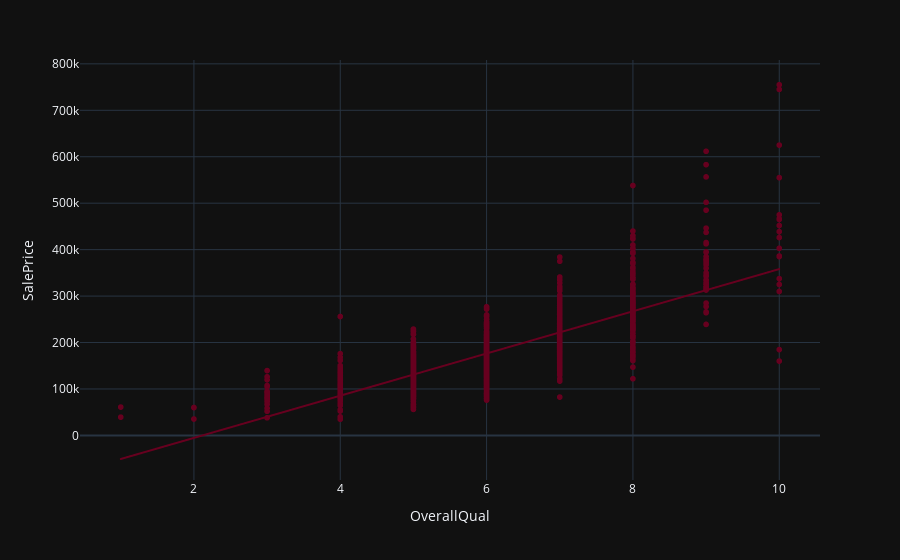

Notebook code cell kept with this figure:
### Markdown cell above
### **Regression plot of each correlated feature with predictor**

### Code cell
px.scatter(train,'OverallQual','SalePrice',trendline='ols',color_discrete_sequence=px.colors.diverging.RdBu).update_layout(template='plotly_dark')

### Figure 1 — Plotly figure (JSON) as saved in the notebook; plotly's stock layout.template omitted (floating-point values rounded to 4 significant figures; data arrays with more than 128 entries replaced by an {"elided": "..."} marker saying what was removed)
{"data": [{"hovertemplate": "OverallQual=%{x}<br>SalePrice=%{y}<extra></extra>", "legendgroup": "", "marker": {"color": "rgb(103,0,31)", "symbol": "circle"}, "mode": "markers", "name": "", "showlegend": false, "type": "scattergl", "x": {"elided": "1460 int values"}, "xaxis": "x", "y": {"elided": "1460 int values"}, "yaxis": "y"}, {"hovertemplate": "<b>OLS trendline</b><br>SalePrice = 45435.8 * OverallQual + -96206.1<br>R<sup>2</sup>=0.625652<br><br>OverallQual=%{x}<br>SalePrice=%{y} <b>(trend)</b><extra></extra>", "legendgroup": "", "marker": {"color": "rgb(103,0,31)", "symbol": "circle"}, "mode": "lines", "name": "", "showlegend": false, "type": "scattergl", "x": {"elided": "1460 int values"}, "xaxis": "x", "y": {"elided": "1460 float values"}, "yaxis": "y"}], "layout": {"legend": {"tracegroupgap": 0}, "margin": {"t": 60}, "xaxis": {"anchor": "y", "domain": [0, 1], "title": {"text": "OverallQual"}}, "yaxis": {"anchor": "x", "domain": [0, 1], "title": {"text": "SalePrice"}}}}
